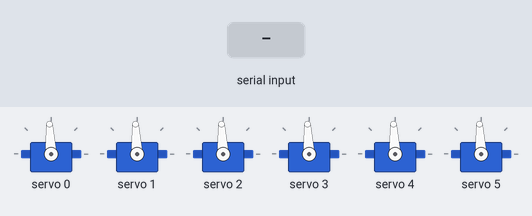
The sketch below on a simulated ESP32. On the bench: 6 × servo. Inputs (shaded band) come from the test bench. What the sketch prints to the serial monitor is not drawn.

Above: at 1.2 s.
1.3 s: "WAVE\n" received over Serial
2.8 s: "POINT\n" received over Serial
Timing chart, 0 to 5.8 s (numbered marks = the images above; inputs shaded):
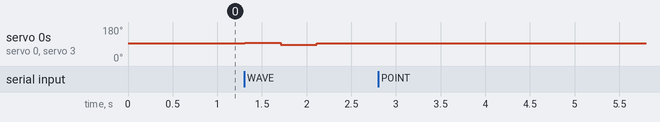

The sketch:

6_4_arm_command_demo.ino
```cpp
/**********************************************************************
 * File       : 6_4_arm_command_demo.ino
 * Title      : Queue Actions Demo (2-to-6 DOF, ASCII only)
 * Author     : Rudy Martin / Next Shift Consulting
 **********************************************************************
 * RULES
 *  1. All #defines, structs, enums FIRST.
 *  2. Function prototypes next.
 *  3. #include libraries.
 *  4. Globals (poses, queues, pins).
 *  5. Functions, setup(), loop().
 *********************************************************************/

/* 1. CONSTANTS AND TYPES */
#define DOF_MOTORS 6          /* set 2-6 */
#if DOF_MOTORS < 2 || DOF_MOTORS > 6
#error "DOF_MOTORS must be 2..6"
#endif

struct Pose { uint16_t p[6]; uint16_t hold; };  /* servo pulses + wait time (ms) */
enum   ActID { WAVE, POINT, RESET };

/* 2. MANUAL PROTOTYPES */
Pose  makePose(std::initializer_list<uint16_t>, uint16_t);
bool  qEnq(ActID);
ActID qDeq(void);
void  startAction(ActID);

/* 3. LIBRARIES AND DRIVER */
#include <Wire.h>
#include <Adafruit_PWMServoDriver.h>

const uint8_t I2C_SDA = 8, I2C_SCL = 9;
const uint8_t SERVO_CH[6] = {0,1,2,3,4,5};

Adafruit_PWMServoDriver pwm(0x40);
inline uint16_t usToTicks(uint16_t us){ return map(us,0,20000,0,4095); }
inline void writeUS(uint8_t ch,uint16_t us){ pwm.setPWM(ch,0,usToTicks(us)); }

/* 4. GLOBAL DATA */
/* Pose helpers */
Pose makePose(std::initializer_list<uint16_t> v,uint16_t ms){
  Pose po{{1500,1500,1500,1500,1500,1500}, ms};
  int i=0; for(uint16_t x:v) if(i<6) po.p[i++]=x;
  return po;
}
const Pose REST = makePose({1500,1500,1500,1500,1500,1500}, 400);
const Pose WAVE_SEQ[]  = { makePose({1450,1500,1500,1450},400),
                           makePose({1550,1500,1500,1550},400),
                           makePose({1450,1500,1500,1450},400),
                           REST };
const Pose POINT_SEQ[] = { makePose({1500,1350,1650},600), REST };

struct ActionDef { const Pose* seq; uint8_t len; };
const ActionDef ACTS[] = {
  { WAVE_SEQ , sizeof(WAVE_SEQ )/sizeof(Pose) },
  { POINT_SEQ, sizeof(POINT_SEQ)/sizeof(Pose) },
  { &REST    , 1 }
};

/* simple circular queue */
const uint8_t QSIZE = 10; ActID q[QSIZE]; uint8_t qHead=0,qTail=0;
bool qEmpty(){ return qHead==qTail; }
bool qFull (){ return uint8_t(qTail+1)%QSIZE==qHead; }
bool qEnq  (ActID id){ if(qFull())return false; q[qTail]=id; qTail=(qTail+1)%QSIZE; return true; }
ActID qDeq(){ ActID id=q[qHead]; qHead=(qHead+1)%QSIZE; return id; }

/* FSM variables */
const uint16_t STEP_MS = 30;
uint8_t poseIdx = 0; unsigned long poseStart = 0;
bool running = false; const ActionDef* curAct = nullptr;

/* 5. FUNCTIONS */
void loadPose(const Pose& po){
  for(uint8_t i=0;i<DOF_MOTORS;i++) writeUS(SERVO_CH[i], po.p[i]);
  poseStart = millis();
}
void startAction(ActID id){
  curAct = &ACTS[id]; poseIdx = 0; running = true; loadPose(curAct->seq[0]);
  switch(id){
    case WAVE:  Serial.println(">> WAVE");  break;
    case POINT: Serial.println(">> POINT"); break;
    case RESET: Serial.println(">> RESET"); break;
  }
}

/* Arduino setup */
void setup(){
  Serial.begin(115200);
  Wire.begin(I2C_SDA,I2C_SCL);
  pwm.begin(); pwm.setPWMFreq(50);
  loadPose(REST);
  Serial.println("Enter comma list: wave, point, reset");
}

/* Arduino loop */
void loop(){
  unsigned long now = millis();

  /* SENSE: read comma list */
  if(Serial.available()){
    String line = Serial.readStringUntil('\n');
    line.trim(); line.toUpperCase();
    int s=0;
    while(true){
      int c = line.indexOf(',', s);
      String tok = (c==-1) ? line.substring(s) : line.substring(s, c);
      if(tok=="WAVE")  qEnq(WAVE);
      else if(tok=="POINT") qEnq(POINT);
      else if(tok=="RESET") qEnq(RESET);
      if(c==-1) break; s = c + 1;
    }
    if(!running && !qEmpty()) startAction(qDeq());
  }

  /* PLAN + ACT: step pose when hold time elapsed */
  if(running && now - poseStart >= curAct->seq[poseIdx].hold){
    if(++poseIdx >= curAct->len){
      running = false;
      if(!qEmpty()) startAction(qDeq());
    } else loadPose(curAct->seq[poseIdx]);
  }

  /* LOG once a second */
  static unsigned long logT = 0;
  if(now - logT > 1000){
    logT = now;
    Serial.printf("Queue length: %u\n", (qTail + QSIZE - qHead) % QSIZE);
  }
}
```

Measured:
- after the input at 1.3 s, servo 0, servo 3: 93° → 97° at once, → 87° 0.40 s later, → 93° 0.40 s later
